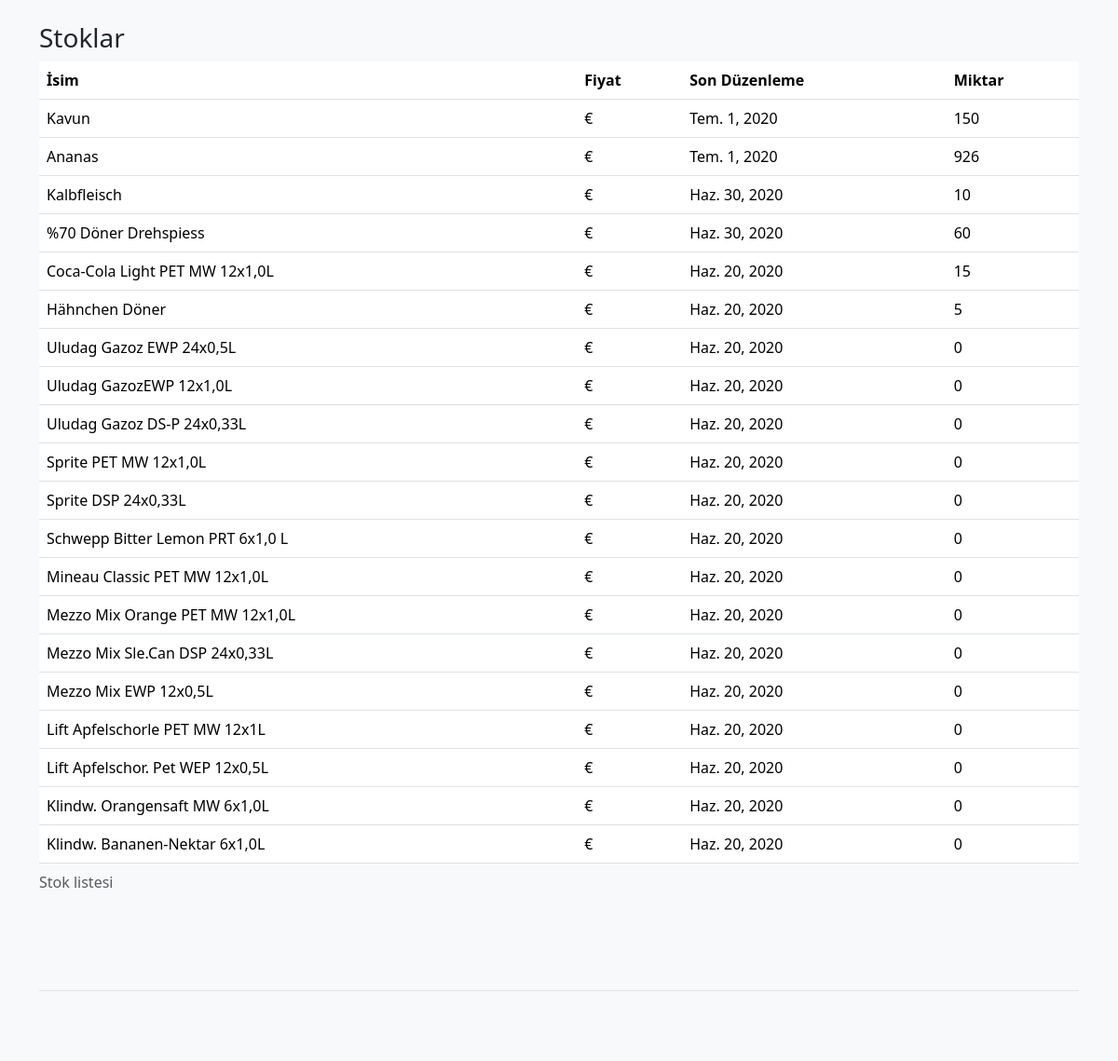
The app's page / (signed in) with its own data.
### main/models.py (models this page shows, shortened)
class Stock(models.Model):
    product = models.ForeignKey('Product', on_delete=models.CASCADE)
    quantity = models.PositiveIntegerField(default=0)
    create_date = models.DateTimeField(auto_now_add=True)
    last_mod = models.DateTimeField(auto_now=True)
    class Meta:
        ordering = ['-last_mod']
        verbose_name = _('Stock')
        verbose_name_plural = _('Stocks')

class Product(models.Model):
    name = models.CharField(max_length=200, unique=True)
    category = models.ForeignKey(Category,
                                 on_delete=models.CASCADE,
                                 null=True,
                                 blank=True)
    create_date = models.DateTimeField(auto_now_add=True)
    last_mod = models.DateTimeField(auto_now=True)
    class Meta:
        ordering = ['-create_date']
        verbose_name = _('Product')
        verbose_name_plural = _('Products')

### main/views.py (the view)
# urls.py: path('', views.StockListView.as_view(), name='index'),
class StockListView(StafRequiredMixin, ListView):
    model = Stock
    paginate_by = 20
    template_name = 'main/index.html'

### main/views.py (called while the page is built)
    def test_func(self):
        return self.request.user.is_staff

### templates/main/index.html (shortened to what this page needs)
{% extends 'main/_layout.html' %}
{% load i18n %}
{% load bootstrap_pagination %}
{% block content %}
<div class="container" id="vue">
    <div class="row">
	<div class="col-12">
	    <h1>{% trans "Stocks" %}</h1>
	</div>
	<div class="table-responsive table-hover">
	  <table class="table">
	    <caption>{% trans "List of stocks" %}</caption>
	    <thead>
	      <tr>
		  <th scope="col">{% trans "Name" %}</th>
		  <th scope="col">{% trans "Price" %}</th>
		  <th scope="col">{% trans "Last Modification" %}</th>
		<th scope="col">{% trans "Quantity" %}</th>
	      </tr>
	    </thead>
	    <tbody>
		{% for stock in object_list %}
		<tr>
		    <td>{{ stock.product.name }}</td>
		    <td>{{ stock.product.price }}€</td>
		    <td>{{ stock.last_mod|date }}</td>
		    <td>{{ stock.quantity }}</td>
	      </tr>
	      {% endfor %}
	    </tbody>
	  </table>
	</div>
    </div>
</div>
{% endblock %}

### main/static/main/style.css (style rules this page uses)
h1 { font-size: 1.75rem; }

### records on screen
Stock: product.name "Kavun", last_mod "Tem. 1, 2020", quantity "150"
Stock: product.name "Ananas", last_mod "Tem. 1, 2020", quantity "926"
Stock: product.name "Kalbfleisch", last_mod "Haz. 30, 2020", quantity "10"
Stock: product.name "%70 Döner Drehspiess", last_mod "Haz. 30, 2020", quantity "60"
Stock: product.name "Coca-Cola Light PET MW 12x1,0L", last_mod "Haz. 20, 2020", quantity "15"
Stock: product.name "Hähnchen Döner", last_mod "Haz. 20, 2020", quantity "5"
Stock: product.name "Uludag Gazoz EWP 24x0,5L", last_mod "Haz. 20, 2020", quantity "0"
Stock: product.name "Uludag GazozEWP 12x1,0L", last_mod "Haz. 20, 2020", quantity "0"
Stock: product.name "Uludag Gazoz DS-P 24x0,33L", last_mod "Haz. 20, 2020", quantity "0"
Stock: product.name "Sprite PET MW 12x1,0L", last_mod "Haz. 20, 2020", quantity "0"
Stock: product.name "Sprite DSP 24x0,33L", last_mod "Haz. 20, 2020", quantity "0"
Stock: product.name "Schwepp Bitter Lemon PRT 6x1,0 L", last_mod "Haz. 20, 2020", quantity "0"
Stock: product.name "Mineau Classic PET MW 12x1,0L", last_mod "Haz. 20, 2020", quantity "0"
Stock: product.name "Mezzo Mix Orange PET MW 12x1,0L", last_mod "Haz. 20, 2020", quantity "0"
Stock: product.name "Mezzo Mix Sle.Can DSP 24x0,33L", last_mod "Haz. 20, 2020", quantity "0"
Stock: product.name "Mezzo Mix EWP 12x0,5L", last_mod "Haz. 20, 2020", quantity "0"
Stock: product.name "Lift Apfelschorle PET MW 12x1L", last_mod "Haz. 20, 2020", quantity "0"
Stock: product.name "Lift Apfelschor. Pet WEP 12x0,5L", last_mod "Haz. 20, 2020", quantity "0"
Stock: product.name "Klindw. Orangensaft MW 6x1,0L", last_mod "Haz. 20, 2020", quantity "0"
Stock: product.name "Klindw. Bananen-Nektar 6x1,0L", last_mod "Haz. 20, 2020", quantity "0"
